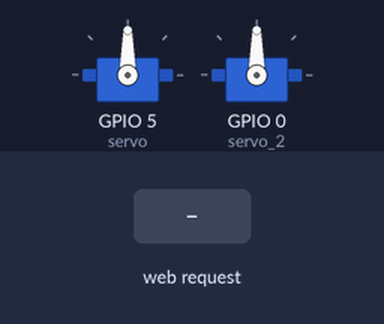
Bench run of a sketch on a simulated ESP8266 (NodeMCU). Shown: 2 × servo. The inputs (shaded band) are chosen by the test bench. WiFi joins after 1.5 s; servers stay silent unless stated; what the sketch prints to the serial monitor is not drawn.

Above: at 2.7 s.
2.8 s: HTTP request GET /Req=0 received
At 4.0 s:
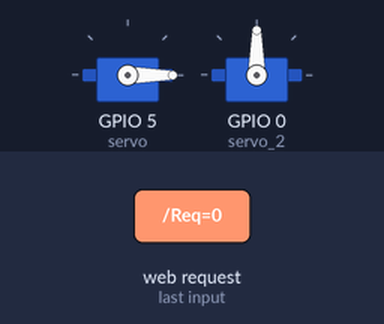
4.3 s: HTTP request GET /Req_2=0 received
At 5.4 s:
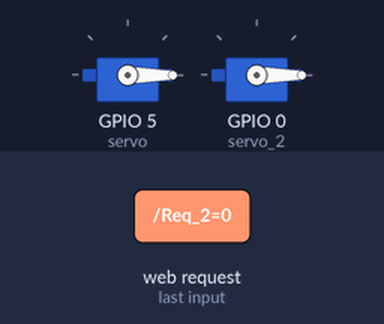
5.8 s: HTTP request GET /Req=90 received
At 6.5 s:
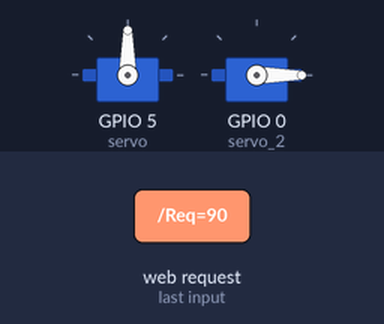
7.3 s: HTTP request GET /Req=180 received
At 7.6 s:
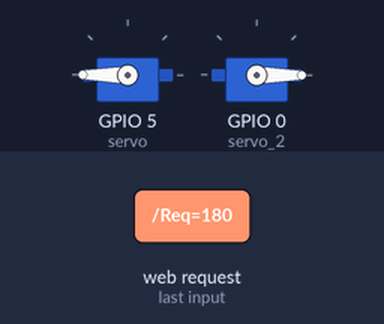
8.8 s: HTTP request GET /Req_2=90 received
At 10.0 s:
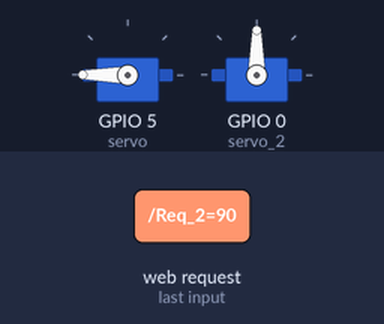
10.3 s: HTTP request GET /Req_2=180 received
At 11.1 s:
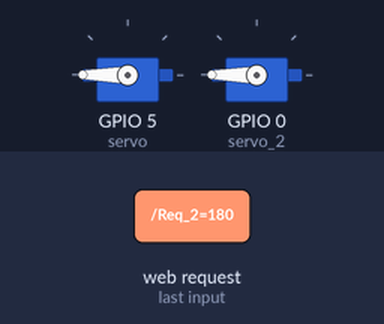
Timing chart, 0 to 12.8 s (numbered marks = the images above; inputs shaded):
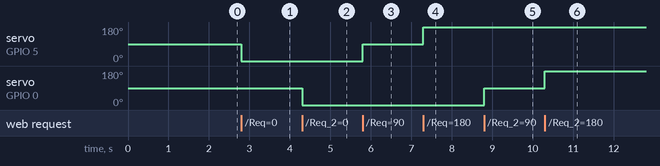

The sketch:

Esp8266.ino
```cpp
#include <ESP8266WiFi.h>

#include <Servo.h>

Servo servo;
Servo servo_2;


const char* ssid = "bot_test";  //YOUR SSID

const char* password = "bot_test";  //YOUR WIFI PSSWORD


WiFiServer server(80);


void setup() {

  Serial.begin(115200);

  delay(10);

  servo.attach(5); //D1 of nodemcu with pwm pin of servo motor
  servo_2.attach(0);

  // Connect to WiFi network

  Serial.println();

  Serial.println();

  Serial.print("Connecting to ");

  Serial.println(ssid);


  WiFi.begin(ssid, password);


  while (WiFi.status() != WL_CONNECTED) {

    delay(500);

    Serial.print(".");

  }

  Serial.println("");

  Serial.println("WiFi connected");


  // Start the server

  server.begin();

  Serial.println("Server started");


  // Print the IP address on serial monitor

  Serial.print("Use this URL to connect: ");

  Serial.print("http://");    //URL IP to be typed in mobile/desktop browser

  Serial.print(WiFi.localIP());

  Serial.println("/");


}


void loop() {

  // Check if a client has connected

  WiFiClient client = server.available();

  if (!client) {

    return;

  }


  // Wait until the client sends some data

  Serial.println("new client");

  while(!client.available()){

    delay(1);

  }


  // Read the first line of the request

  String request = client.readStringUntil('\r');

  Serial.println(request);

  client.flush();


 int value = 0;

 // Match the request


if (request.indexOf("/Req=0") != -1)  {

  servo.write(0); //Moving servo to 0 degree

  value=0;

}

if (request.indexOf("/Req=90") != -1)  {

  servo.write(90); //Moving servo to 90 degree

  value=90;

}

if (request.indexOf("/Req=180") != -1)  {

  servo.write(180); //Moving servo to 180 degree

  value=180;

}

if (request.indexOf("/Req_2=0") != -1)  {

  servo_2.write(0); //Moving servo to 0 degree

  value=0;

}

if (request.indexOf("/Req_2=90") != -1)  {

  servo_2.write(90); //Moving servo to 90 degree

  value=90;

}

if (request.indexOf("/Req_2=180") != -1)  {

  servo_2.write(180); //Moving servo to 180 degree

  value=180;

}

  Serial.print("Servo Angle:");


  // Return the response

  client.println("HTTP/1.1 200 OK");

  client.println("Content-Type: text/html");

  client.println(""); //

  client.println("<!DOCTYPE HTML>");

  client.println("<html>");

  client.println("<h1 align=center>Drug Dispenser Beta Testing</h1><br><br>");

  client.print("~ Aditya");


  client.println("<br><br>");

  client.println("<h2>Pack 1 </h1><br>");
  client.println("<a href=\"/Req=180\"\"><button  text-align: left; style='font-size: 100px;'>Drop 1</button></a><br><br>");
  client.println("<a href=\"/Req=0\"\"><button text-align: right; style='font-size: 100px;'>Reset 1</button></a>");
  client.println("<hr>");
  client.println("<h2>Pack 2 </h1><br>");
  client.println("<a href=\"/Req_2=180\"\"><button text-align: left; style='font-size: 100px;' >Drop 2</button></a><br><br>");
  client.println("<a href=\"/Req_2=0\"\"><button text-align: right; style='font-size: 100px;' >Reset 2</button></a>");


  client.println("<br><br>");


  client.println("</html>");

  delay(15);

  Serial.println("Client disonnected");

  Serial.println("");


}
```

Measured:
- after the input at 2.8 s, servo on GPIO 5 (servo): 90° → 0° at once
- after the input at 4.3 s, servo on GPIO 0 (servo_2): 90° → 0° at once
- after the input at 5.8 s, servo on GPIO 5 (servo): 0° → 90° at once
- after the input at 7.3 s, servo on GPIO 5 (servo): 90° → 180° at once
- after the input at 8.8 s, servo on GPIO 0 (servo_2): 0° → 90° at once
- after the input at 10.3 s, servo on GPIO 0 (servo_2): 90° → 180° at once
